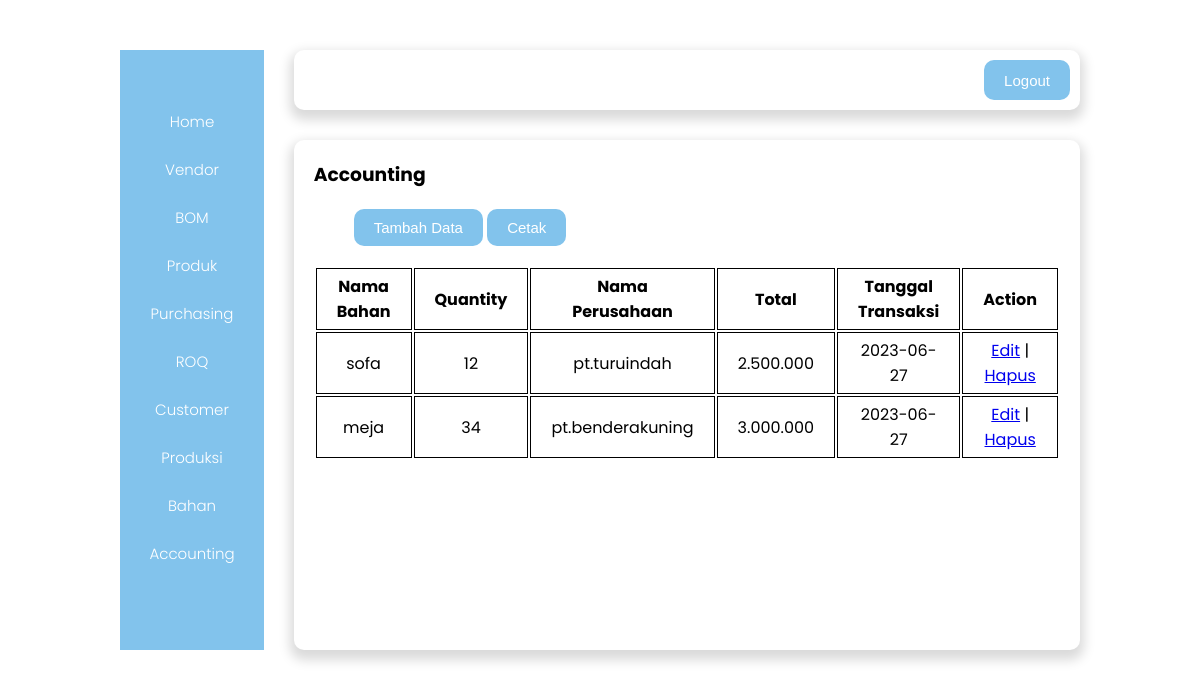
The page /accounting/accounting.php on the database its author committed.
### tables this page shows
CREATE TABLE `tb_acounting` (
  `id` int(7) NOT NULL,
  `nama_barang` varchar(25) NOT NULL,
  `quantity` varchar(25) NOT NULL,
  `nama_perusahaan` varchar(25) NOT NULL,
  `total` varchar(25) NOT NULL,
  `tanggal_transaksi` varchar(25) NOT NULL
);

### accounting/accounting.php (the view, shortened to what this page needs)
<!DOCTYPE html>
<html lang="en">
<head>
    <link rel="stylesheet" href="../css/admin.css?v=<?php echo time (); ?>" />
</head>
<body>
    <div class="container">
        <div class="sidebar">
            <a href="../admin.php">Home</a>
            <a href="../Vendor/Vendor.php">Vendor</a>
            <a href="../BOM/BOM.php">BOM</a>
            <a href="../Produk/produk.php">Produk</a>
            <a href="../Purchasing/Purchasing.php">Purchasing</a>
            <a href="../ROQ/ROQ.php">ROQ</a>
            <a href="../Customer/Customer.php">Customer</a>
            <a href="../Produksi/Produksi.php">Produksi</a>
            <a href="../bahan/bahan.php">Bahan</a>
            <a href="accounting.php">Accounting</a>
        </div>
        <div class="right_content">
            <div class="navbar">
                <img src="../assets/logo.png" alt="" />
                <button class="btn">
                    <a href="../logout.php">Logout</a>
                </button>
            </div>
            <div class="content">
                <h3>Accounting</h3>
                <button type="button" class="btn btn-tambah">
                    <a href="accounting-entry.html">Tambah Data</a>
                </button>
                <button type="button" class="btn">
                    <a href="accounting-cetak.php">Cetak</a>
                </button>
                <table class="table-data">
                    <thead>
                        <tr>
                            <th style="width: 20%">Nama Bahan</th>
                            <th style="width: 20%">Quantity</th>
                            <th style="width: 20%">Nama Perusahaan</th>
                            <th style="width: 20%">Total</th>
                            <th style="width: 20%">Tanggal Transaksi</th>
                            <th style="width: 20%">Action</th>
                        </tr>
                    </thead>
                    <tbody>
                        <?php
                        include '../koneksi.php';
                        $sql = "SELECT * FROM tb_acounting";
                        $result = mysqli_query($koneksi, $sql);
                        while ($data = mysqli_fetch_assoc($result)) {
                            echo "
                            <tr>
                                <td>$data[nama_barang]</td>
                                <td>$data[quantity]</td>
                                <td>$data[nama_perusahaan]</td>
                                <td>$data[total]</td>
                                <td>$data[tanggal_transaksi]</td>
                                <td><a href=accounting-edit.php?id=$data[id]>Edit</a> |
                                <a href=accounting-hapus.php?id=$data[id]>Hapus</a></td>
                            </tr>
                            ";
                        }
                        ?>
                    </tbody>
                </table>
            </div>
        </div>
    </div>
</body>
</html>

### css/admin.css (style rules this page uses)
* { margin: 0; padding: 0; box-sizing: border-box; }
body { font-family: "Poppins", sans-serif; }
.container { display: flex; width: 80%; height: 600px; margin: 50px auto; justify-content: space-between; }
.sidebar { display: flex; flex-direction: column; justify-content: center; align-items: center; flex-basis: 15%; background-color: #82C3EC; }
.sidebar a { text-decoration: none; color: white; margin-bottom: 25px; font-size: 15px; font-weight: 300; }
.right_content { flex-basis: 80%; align-items: center; }
.navbar { display: flex; justify-content: space-between; height: 10%; background-color: white; box-shadow: 0 6px 12px 4px rgba(0, 0, 0, 0.15); border-radius: 10px; padding: 10px; margin-bottom: 30px; }
.btn { background-color: #82C3EC; border: none; padding: 10px 20px; border-radius: 10px; font-size: 15px; cursor: pointer; color: white; }
.btn a { text-decoration: none; color: white; }
.btn-tambah { margin: 20px 0 0 40px; }
.content { background-color: white; box-shadow: 0 6px 12px 4px rgba(0, 0, 0, 0.15); height: 85%; border-radius: 10px; padding: 20px; overflow: auto; }
.table-data { text-align: center; margin: 20px auto; }
th,td { border: 1px solid black; padding: 5px 20px; }

### rows shown on the page
tb_acounting: nama_barang "sofa", quantity "12", nama_perusahaan "pt.turuindah", total "2.500.000", tanggal_transaksi "2023-06-27"
tb_acounting: nama_barang "meja", quantity "34", nama_perusahaan "pt.benderakuning", total "3.000.000", tanggal_transaksi "2023-06-27"
